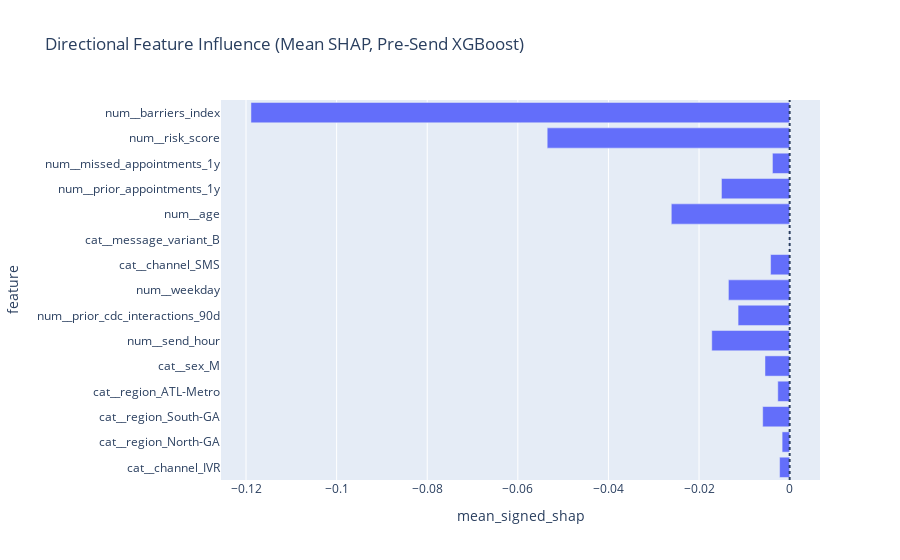

Notebook code cell kept with this figure:
### Code cell
# Compute mean signed SHAP per feature
mean_signed_shap = shap_values.mean(axis=0)

dir_df = (
    pd.DataFrame({
        "feature": feature_names,
        "mean_signed_shap": mean_signed_shap,
        "mean_abs_shap": np.abs(shap_values).mean(axis=0)
    })
    .sort_values("mean_abs_shap", ascending=False)
    .head(15)
)

fig = px.bar(
    dir_df,
    x="mean_signed_shap",
    y="feature",
    orientation="h",
    title="Directional Feature Influence (Mean SHAP, Pre-Send XGBoost)"
)

fig.add_vline(x=0, line_dash="dot")
fig.update_layout(yaxis=dict(autorange="reversed"))
fig.show()

### Figure 1 — Plotly figure (JSON) as saved in the notebook; plotly's stock layout.template omitted (floating-point values rounded to 4 significant figures)
{"data": [{"hovertemplate": "mean_signed_shap=%{x}<br>feature=%{y}<extra></extra>", "legendgroup": "", "marker": {"color": "#636efa", "pattern": {"shape": ""}}, "name": "", "orientation": "h", "showlegend": false, "textposition": "auto", "type": "bar", "x": [-0.1189, -0.05352, -0.0038, -0.01505, -0.02613, 8.761e-05, -0.004207, -0.01352, -0.01138, -0.01719, -0.005445, -0.002618, -0.005949, -0.001663, -0.002222], "xaxis": "x", "y": ["num__barriers_index", "num__risk_score", "num__missed_appointments_1y", "num__prior_appointments_1y", "num__age", "cat__message_variant_B", "cat__channel_SMS", "num__weekday", "num__prior_cdc_interactions_90d", "num__send_hour", "cat__sex_M", "cat__region_ATL-Metro", "cat__region_South-GA", "cat__region_North-GA", "cat__channel_IVR"], "yaxis": "y"}], "layout": {"barmode": "relative", "legend": {"tracegroupgap": 0}, "shapes": [{"line": {"dash": "dot"}, "type": "line", "x0": 0, "x1": 0, "xref": "x", "y0": 0, "y1": 1, "yref": "y domain"}], "title": {"text": "Directional Feature Influence (Mean SHAP, Pre-Send XGBoost)"}, "xaxis": {"anchor": "y", "domain": [0, 1], "title": {"text": "mean_signed_shap"}}, "yaxis": {"anchor": "x", "autorange": "reversed", "domain": [0, 1], "title": {"text": "feature"}}}}
